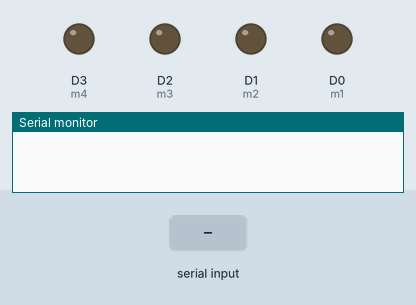
This sketch was run on a simulated ESP8266 (NodeMCU). Shown: output pins drawn as LEDs (lit = HIGH), the last lines printed to the serial monitor. Inputs (shaded band) come from the test bench.

Above: at 1.2 s.
1.3 s: "forward" received over Serial
At 3.5 s:
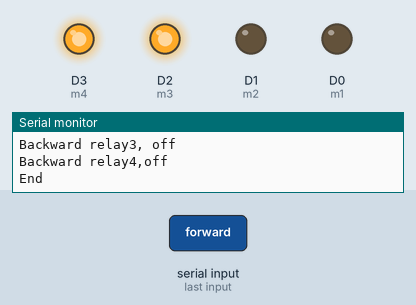
3.8 s: "backward" received over Serial
At 5.5 s:
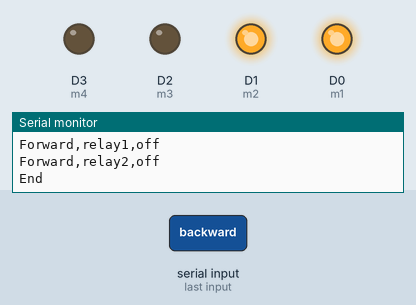
6.3 s: "stop" received over Serial
At 8.4 s:
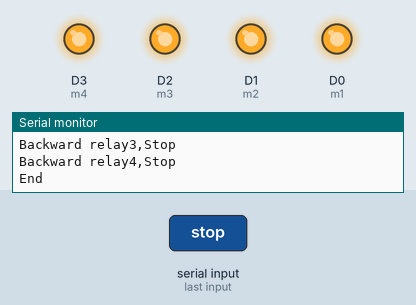
Timing chart, 0 to 9.9 s (numbered marks = the images above; inputs shaded):
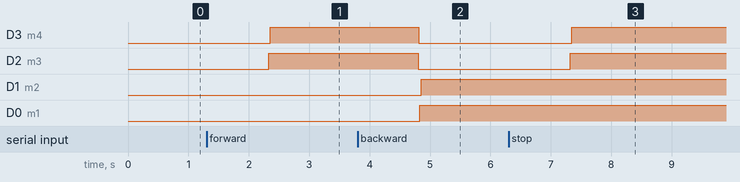

The sketch:

muhammad_car.ino
```cpp
//CODE (Bluetooth Car)  by umertc21073
#define m1 D0
#define m2 D1
#define m3 D2   //declares pins
#define m4 D3


void setup()
{
  pinMode(m1, OUTPUT);
  pinMode(m2, OUTPUT);
  pinMode(m3, OUTPUT);
  pinMode(m4, OUTPUT);

  Serial.begin(9600);
}

void loop()
{
  if (Serial.available()> 0 )
  {
  String voice = Serial.readString();
  Serial.println("MESSAGE FROM THE PHONE :" +voice);
  if(voice == "forward"||voice=="F")
   { Serial.println("Going forward !");
     digitalWrite(m1, LOW);
     Serial.println("Forward,relay1  on");
     digitalWrite(m2, LOW);
     Serial.println("Forward,relay2  on");
     digitalWrite(m3, HIGH);
     Serial.println("Backward relay3, off");
     digitalWrite(m4, HIGH);
     Serial.println("Backward relay4,off");
   }
    if(voice == "backward"||voice=="B")
    { Serial.println("Going Backward !");
      digitalWrite(m3, LOW);
      Serial.println("Backward relay3  on");
      digitalWrite(m4, LOW);
      Serial.println("Backward relay4  on");
      digitalWrite(m1, HIGH);
      Serial.println("Forward,relay1,off");
      digitalWrite(m2, HIGH);
      Serial.println("Forward,relay2,off");
   }
  else if(voice == "stop"||voice=="S")
   { Serial.println("Car Stop !!");
     digitalWrite(m1, HIGH);
     Serial.println("Forward,relay1,Stop");//Setting Digital PIN as HIGH to turn OFF Device if relay module is "active low"
     digitalWrite(m2, HIGH);
     Serial.println("Forward,relay2,Stop");
     digitalWrite(m3, HIGH);
     Serial.println("Backward relay3,Stop");
     digitalWrite(m4, HIGH);
     Serial.println("Backward relay4,Stop");
  }

    Serial.println("End");
}

 }
```

Measured:
- after the input at 1.3 s, D3 (m4): LOW → HIGH after 1.1 s; D2 (m3): LOW → HIGH after 1.0 s
- after the input at 3.8 s, D3 (m4), D2 (m3): HIGH → LOW after 1.0 s; D1 (m2): LOW → HIGH after 1.1 s; D0 (m1): LOW → HIGH after 1.0 s
- after the input at 6.3 s, D3 (m4), D2 (m3): LOW → HIGH after 1.0 s
